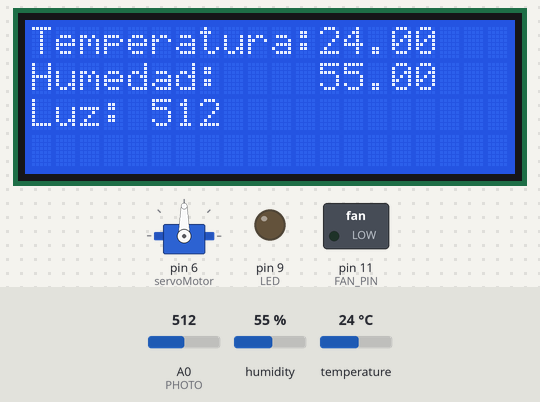
Bench run of a sketch on a simulated Arduino Uno, built with avr-gcc and run on an emulated ATmega328P. Shown: servo, 20×4 character LCD, switched loads named in the sketch (green lamp = pin HIGH), output pins drawn as LEDs (lit = HIGH). The test bench sets the inputs (shaded band); at power-on: temperature 24 °C, A0 (PHOTO) = 512, humidity 55 %. What the sketch prints to the serial monitor is not drawn.

Above: at 3.2 s.
3.3 s: temperature set to 34 °C
7.0 s: temperature set to 37 °C
At 8.2 s:
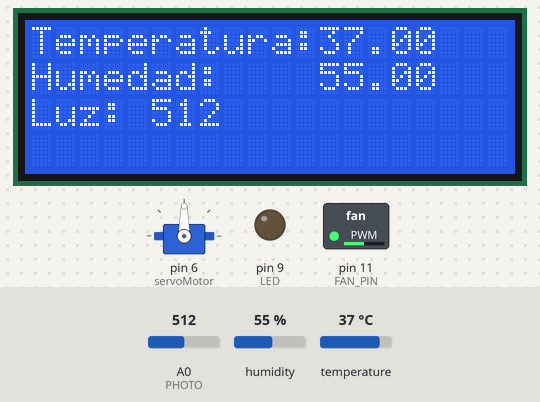
10.7 s: A0 (PHOTO) set to 390
At 13.8 s:
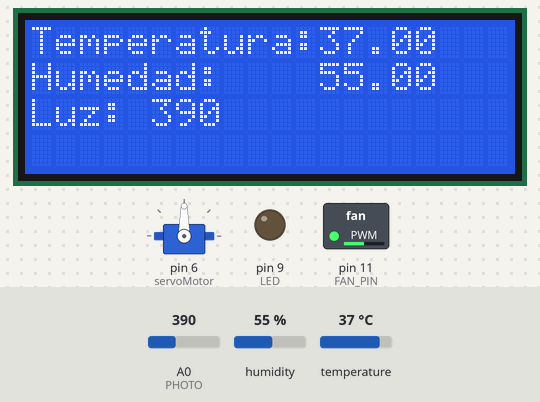
14.4 s: A0 (PHOTO) set to 364
At 16.0 s:
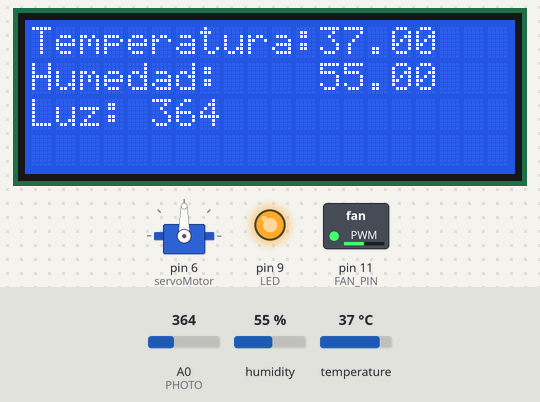
18.1 s: temperature set to 12 °C
At 21.5 s:
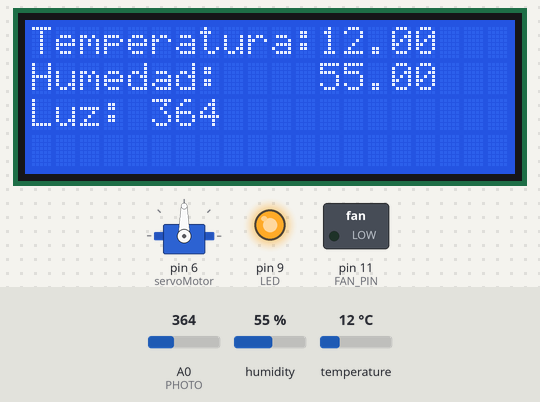
21.9 s: temperature set to 41 °C
At 23.7 s:
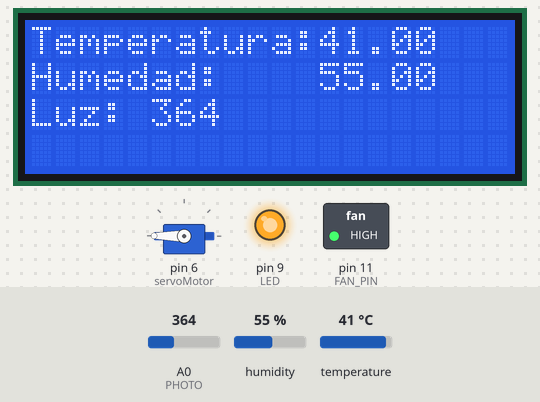
Timing chart, 0 to 25.2 s (numbered marks = the images above; inputs shaded):
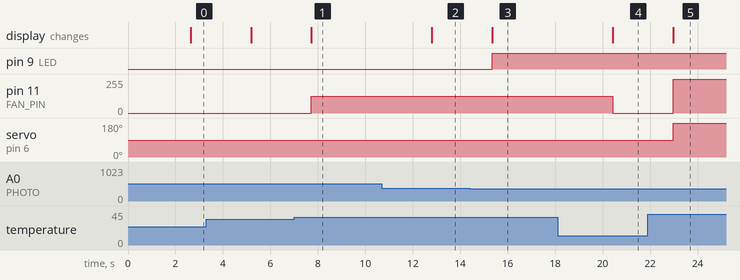

The sketch:

Codigo_Micro.ino
```cpp
#include <Wire.h>
#include <LiquidCrystal_I2C.h>
#include <DHT.h>
#include <Servo.h> // Agregar la biblioteca del servo motor
#define DHTPIN A1 // Pin del sensor de temperatura cambiado a A1
#define DHTTYPE DHT11
#define FAN_PIN 11 // Pin del ventilador
#define BASE_RESISTOR 1000 // Valor de la resistencia base del transistor
#define LOW_THRESHOLD 36 // Umbral de temperatura para velocidad baja
#define HIGH_THRESHOLD 39// Umbral de temperatura para velocidad alta

DHT dht(DHTPIN, DHTTYPE);

Servo servoMotor; // Crear un objeto del servo motor
// Inicializa el objeto LCD con la dirección I2C y el tamaño del LCD (20x4)

LiquidCrystal_I2C lcd(0x27, 20, 4);  // Dirección I2C y tamaño del LCD
const int PHOTO = A0;

const int LED = 9;

void setup() {

  Serial.begin(9600);

  dht.begin();

  servoMotor.attach(6); // Adjuntar el servo al pin 6

  // Inicializa la comunicación I2C y el LCD

  lcd.init();

  lcd.backlight(); // Enciende la retroiluminación

  // Muestra un mensaje de inicio en el LCD

  lcd.setCursor(0, 0);

  lcd.print("Temperatura:   ");

  lcd.setCursor(0, 1);

  lcd.print("Humedad:       ");

  lcd.setCursor(0, 2);

  lcd.print("Luz:           ");

  pinMode(PHOTO, INPUT);

  pinMode(LED, OUTPUT);

}

void loop() {

  // Espera un momento antes de leer los valores nuevamente

  delay(2000);

  // Lee la temperatura y la humedad

  float temperatureC = dht.readTemperature();

  float humidity = dht.readHumidity();

  // Lectura del fotoresistor

  int value = analogRead(PHOTO);

  // Agrega un retraso para la lectura del fotoresistor

  delay(500);

  // Verifica si la lectura es válida

  if (!isnan(temperatureC) && !isnan(humidity)) {

    // Muestra los valores de temperatura y humedad en el LCD

    lcd.setCursor(12, 0);

    lcd.print(temperatureC);

    lcd.setCursor(12, 1);

    lcd.print(humidity);

    lcd.setCursor(5, 2);

    lcd.print(value);

    // Muestra los valores por serial para depuración

    Serial.print("Temperature: ");

    Serial.print(temperatureC);

    Serial.println(" °C");

    Serial.print("Humidity: ");

    Serial.print(humidity);

    Serial.println(" %");

    Serial.print("Light: ");

    Serial.println(value);
    // Controla la velocidad del ventilador en base a la temperatura

 if (temperatureC >= HIGH_THRESHOLD) {
  // Si la temperatura es igual o mayor que el umbral alto, enciende el ventilador a máxima velocidad
  analogWrite(FAN_PIN, 255);
} else if (temperatureC >= LOW_THRESHOLD) {
  // Si la temperatura está entre el umbral bajo y el umbral alto, establece el ventilador a media velocidad
  analogWrite(FAN_PIN, 127);
} else {
  // Si la temperatura es menor que el umbral bajo, apaga el ventilador
  analogWrite(FAN_PIN, 0);
}

    // Controla el servo motor para abrir o cerrar la ventana

    if (temperatureC >= HIGH_THRESHOLD) {

      // Si la temperatura es igual o mayor que el umbral alto, abre la ventana (posición 180 grados)

      servoMotor.write(180);

    } else if (temperatureC >= LOW_THRESHOLD) {

      // Si la temperatura está entre el umbral bajo y alto, cierra la ventana (posición 0 grados)

      servoMotor.write(90);

    }

  } else {

    // Si la lectura no es válida, muestra un mensaje de error en el LCD

    lcd.setCursor(0, 3);

    lcd.print("Error: NaN");

    // Muestra un mensaje de error por serial

    Serial.println("Error: Lectura inválida");

  }

  // Controlar la intensidad del LED

  if (value > 380) {

    digitalWrite(LED, 0);

  } else {

    // Invertir y ajustar la lectura del fotoresistor de manera más pronunciada

    int luz = map(value, 0, 1023, 155, 0);

    luz = constrain(luz, 0, 155); // Asegurarse de que la intensidad esté dentro del rango

    digitalWrite(LED, luz);

  }

}
```

Measured:
- the behaviour switches between 35 and 36 °C on temperature (found by bisection; images 0 and 1)
- the behaviour switches between 381 and 380 on A0 (PHOTO) (found by bisection; images 2 and 3)
- after the input at 7.0 s, pin 11 (FAN_PIN): 0/255 → 127/255 after 0.73 s; the display: changes after 0.73 s (image 1)
- after the input at 10.7 s, the display: changes after 2.1 s (image 2)
- after the input at 14.4 s, pin 9 (LED): LOW → HIGH after 0.95 s; the display: changes after 0.95 s (image 3)
- after the input at 18.1 s, pin 11 (FAN_PIN): 127/255 → 0/255 after 2.3 s; the display: changes after 2.3 s (image 4)
- after the input at 21.9 s, pin 11 (FAN_PIN): 0/255 → 255/255 after 1.1 s; servo on pin 6 (servoMotor): 90° → 180° after 1.1 s; the display: changes after 1.1 s (image 5)
